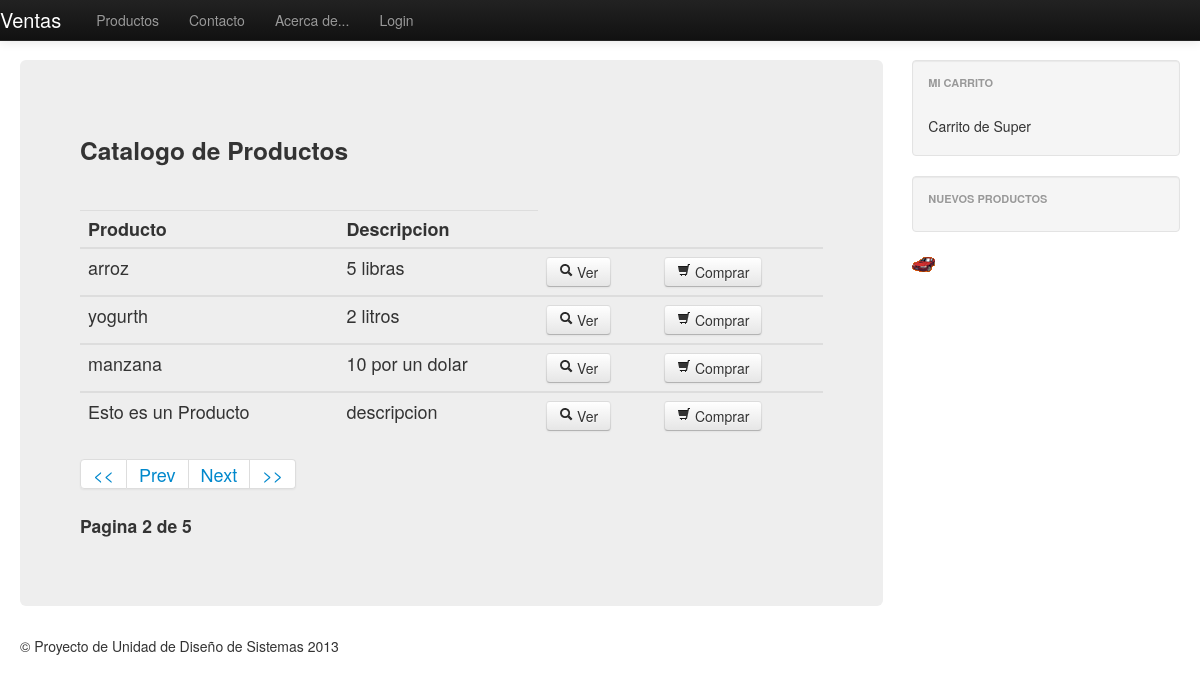
/productos/page/2/, run on the app's committed database.
### app/ventas/models.py (models this page shows, shortened)
class producto(models.Model):
	nombre = models.CharField(max_length=100)
	descripcion = models.TextField(max_length=300)
	status = models.BooleanField(default=True)

### app/hm/views.py (the view)
# urls.py: url(r'^productos/page/(?P<pagina>.*)/$' , 'productos_view', name='vista_productos'),
def productos_view(request,pagina):
	lista_prod = producto.objects.filter(status=True) #Algo asi como select * from productos where status=True
	paginator = Paginator(lista_prod,4) #Cuantos elementos quieres por pagina = 3
	try:
		page = int(pagina)
	except:
		page = 1
	try:
		productos = paginator.page(page)
	except (EmptyPage,InvalidPage):
		productos = paginator.page(paginator.num_pages)
	ctx = {'productos':productos}
	return render_to_response('ventas/productos.html', ctx, context_instance=RequestContext(request))

### templates/ventas/productos.html (shortened to what this page needs)
{% extends 'base.html' %}
{% block content %}
<h3>Catalogo  de Productos</h3>
{% if productos %}
<br><table class="table table-hover">
	<theader>
		<tr>
			<th>Producto</th>
			<th>Descripcion</th>
		</tr>
	</theader>
	{% for p in productos %}
	<tbody>
		<tr>
			<td> {{p.nombre}} </td>
			<td> {{p.descripcion}} </td>
			<td> <a class="btn" href="/producto/{{p.id}}/"> <li class="icon-search"></li> Ver </a></td>
			<td> <a class="btn" href="#"> <li class="icon-shopping-cart"></li> Comprar </a></td>
		</tr>
	</tbody>
	{% endfor %}
</table>
{% else %}
	<h2>no existen productos activos</h2>
{% endif %}
{% if productos %}
	<div class="pagination">
	<ul>
		<li><a href="/productos/page/1"> << </a></li>
		{% if productos.has_previous %}
			<li><a href="/productos/page/{{productos.previous_page_number }}/">Prev</a></li>
		{% else %}
			<li><a href="#"> Prev </a></li>
		{% endif %}
		{% if productos.has_next %}
			<li><a href="/productos/page/{{productos.next_page_number}}/"> Next </a></li>
		{% else %}
			<li><a href="#"> Next </a></li>
		{% endif %}
			<li><a href="/productos/page/{{productos.paginator.num_pages}}/"> >> </a></li>
	</ul>
	</div>
	<h4> Pagina {{ productos.number }} de {{productos.paginator.num_pages }}</h4>
{% endif %}
{% endblock %}

### templates/base.html (style rules this page uses)
body { padding-top: 60px; padding-bottom: 40px; }

### data on the page
producto: nombre "arroz", descripcion "5 libras"
producto: nombre "yogurth", descripcion "2 litros"
producto: nombre "manzana", descripcion "10 por un dolar"
producto: nombre "Esto es un Producto", descripcion "descripcion"

### other printed values
{{ productos.number }} "2"
{{ productos.paginator.num_pages }} "5"
